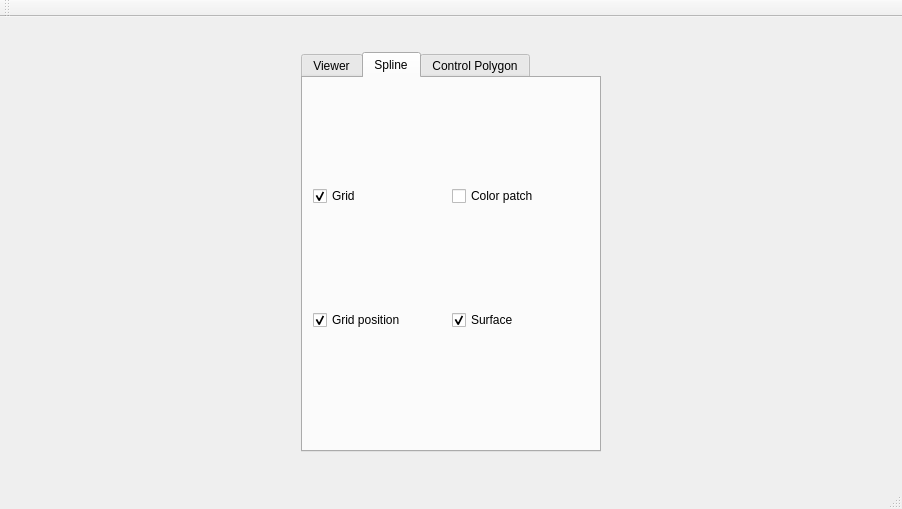
<?xml version="1.0" encoding="UTF-8"?>
<ui version="4.0">
 <class>MainWindow</class>
 <widget class="QMainWindow" name="MainWindow">
  <property name="geometry">
   <rect>
    <x>0</x>
    <y>0</y>
    <width>902</width>
    <height>509</height>
   </rect>
  </property>
  <property name="sizePolicy">
   <sizepolicy hsizetype="Preferred" vsizetype="Preferred">
    <horstretch>0</horstretch>
    <verstretch>0</verstretch>
   </sizepolicy>
  </property>
  <property name="windowTitle">
   <string>MainWindow</string>
  </property>
  <widget class="QWidget" name="centralwidget">
   <property name="sizePolicy">
    <sizepolicy hsizetype="Preferred" vsizetype="Preferred">
     <horstretch>0</horstretch>
     <verstretch>0</verstretch>
    </sizepolicy>
   </property>
   <layout class="QHBoxLayout" name="horizontalLayout">
    <item>
     <layout class="QVBoxLayout" name="verticalLayout">
      <item>
       <widget class="QTabWidget" name="tabWidget">
        <property name="sizePolicy">
         <sizepolicy hsizetype="Fixed" vsizetype="Fixed">
          <horstretch>0</horstretch>
          <verstretch>0</verstretch>
         </sizepolicy>
        </property>
        <property name="minimumSize">
         <size>
          <width>300</width>
          <height>400</height>
         </size>
        </property>
        <property name="currentIndex">
         <number>1</number>
        </property>
        <widget class="QWidget" name="tab_3">
         <attribute name="title">
          <string>Viewer</string>
         </attribute>
         <widget class="QWidget" name="gridLayoutWidget">
          <property name="geometry">
           <rect>
            <x>10</x>
            <y>10</y>
            <width>281</width>
            <height>351</height>
           </rect>
          </property>
          <layout class="QGridLayout" name="gridLayout_3">
           <item row="0" column="0">
            <widget class="QCheckBox" name="wireframe">
             <property name="sizePolicy">
              <sizepolicy hsizetype="Fixed" vsizetype="Fixed">
               <horstretch>0</horstretch>
               <verstretch>0</verstretch>
              </sizepolicy>
             </property>
             <property name="minimumSize">
              <size>
               <width>150</width>
               <height>0</height>
              </size>
             </property>
             <property name="text">
              <string>Wireframe</string>
             </property>
            </widget>
           </item>
           <item row="1" column="0">
            <widget class="QPushButton" name="draw">
             <property name="sizePolicy">
              <sizepolicy hsizetype="Fixed" vsizetype="Fixed">
               <horstretch>0</horstretch>
               <verstretch>0</verstretch>
              </sizepolicy>
             </property>
             <property name="minimumSize">
              <size>
               <width>150</width>
               <height>0</height>
              </size>
             </property>
             <property name="text">
              <string>Draw</string>
             </property>
            </widget>
           </item>
           <item row="2" column="0">
            <widget class="QPushButton" name="quit">
             <property name="sizePolicy">
              <sizepolicy hsizetype="Fixed" vsizetype="Fixed">
               <horstretch>0</horstretch>
               <verstretch>0</verstretch>
              </sizepolicy>
             </property>
             <property name="minimumSize">
              <size>
               <width>150</width>
               <height>0</height>
              </size>
             </property>
             <property name="text">
              <string>Quit</string>
             </property>
            </widget>
           </item>
          </layout>
         </widget>
        </widget>
        <widget class="QWidget" name="tab_4">
         <attribute name="title">
          <string>Spline</string>
         </attribute>
         <widget class="QWidget" name="gridLayoutWidget_2">
          <property name="geometry">
           <rect>
            <x>10</x>
            <y>10</y>
            <width>271</width>
            <height>341</height>
           </rect>
          </property>
          <layout class="QGridLayout" name="gridLayout">
           <item row="0" column="0">
            <widget class="QCheckBox" name="grid">
             <property name="text">
              <string>Grid</string>
             </property>
             <property name="checked">
              <bool>true</bool>
             </property>
            </widget>
           </item>
           <item row="0" column="1">
            <widget class="QCheckBox" name="color_patch">
             <property name="text">
              <string>Color patch</string>
             </property>
            </widget>
           </item>
           <item row="1" column="0">
            <widget class="QCheckBox" name="grid_position">
             <property name="text">
              <string>Grid position</string>
             </property>
             <property name="checked">
              <bool>true</bool>
             </property>
            </widget>
           </item>
           <item row="1" column="1">
            <widget class="QCheckBox" name="surface">
             <property name="text">
              <string>Surface</string>
             </property>
             <property name="checked">
              <bool>true</bool>
             </property>
            </widget>
           </item>
          </layout>
         </widget>
        </widget>
        <widget class="QWidget" name="tab">
         <attribute name="title">
          <string>Control Polygon</string>
         </attribute>
         <widget class="QWidget" name="gridLayoutWidget_3">
          <property name="geometry">
           <rect>
            <x>10</x>
            <y>20</y>
            <width>271</width>
            <height>331</height>
           </rect>
          </property>
          <layout class="QGridLayout" name="gridLayout_2">
           <item row="0" column="0">
            <widget class="QPushButton" name="u_back">
             <property name="text">
              <string>+u back</string>
             </property>
            </widget>
           </item>
           <item row="0" column="1">
            <widget class="QPushButton" name="v_back">
             <property name="text">
              <string>+v back</string>
             </property>
            </widget>
           </item>
           <item row="1" column="0">
            <widget class="QPushButton" name="u_front">
             <property name="text">
              <string>+u front</string>
             </property>
            </widget>
           </item>
           <item row="1" column="1">
            <widget class="QPushButton" name="v_front">
             <property name="text">
              <string>+v front</string>
             </property>
            </widget>
           </item>
           <item row="2" column="0">
            <widget class="QPushButton" name="u_back_negative">
             <property name="text">
              <string>-u back</string>
             </property>
            </widget>
           </item>
           <item row="2" column="1">
            <widget class="QPushButton" name="v_back_negative">
             <property name="text">
              <string>-v back</string>
             </property>
            </widget>
           </item>
           <item row="3" column="0">
            <widget class="QPushButton" name="u_front_negative">
             <property name="text">
              <string>-u front</string>
             </property>
            </widget>
           </item>
           <item row="3" column="1">
            <widget class="QPushButton" name="v_front_negative">
             <property name="text">
              <string>-v front</string>
             </property>
            </widget>
           </item>
           <item row="4" column="0" colspan="2">
            <widget class="QPushButton" name="duplicate_boundaries">
             <property name="text">
              <string>Duplicate boundaries</string>
             </property>
            </widget>
           </item>
           <item row="5" column="0">
            <widget class="QPushButton" name="save_grid">
             <property name="text">
              <string>Save Grid</string>
             </property>
            </widget>
           </item>
           <item row="5" column="1">
            <widget class="QPushButton" name="load_grid">
             <property name="text">
              <string>Load Grid</string>
             </property>
            </widget>
           </item>
          </layout>
         </widget>
        </widget>
       </widget>
      </item>
     </layout>
    </item>
    <item>
     <layout class="QVBoxLayout" name="layout_scene">
      <property name="sizeConstraint">
       <enum>QLayout::SetDefaultConstraint</enum>
      </property>
     </layout>
    </item>
   </layout>
  </widget>
  <widget class="QMenuBar" name="menubar">
   <property name="geometry">
    <rect>
     <x>0</x>
     <y>0</y>
     <width>902</width>
     <height>24</height>
    </rect>
   </property>
  </widget>
  <widget class="QStatusBar" name="statusbar"/>
  <widget class="QToolBar" name="toolBar">
   <property name="windowTitle">
    <string>toolBar</string>
   </property>
   <attribute name="toolBarArea">
    <enum>TopToolBarArea</enum>
   </attribute>
   <attribute name="toolBarBreak">
    <bool>false</bool>
   </attribute>
  </widget>
 </widget>
 <resources/>
 <connections/>
</ui>
